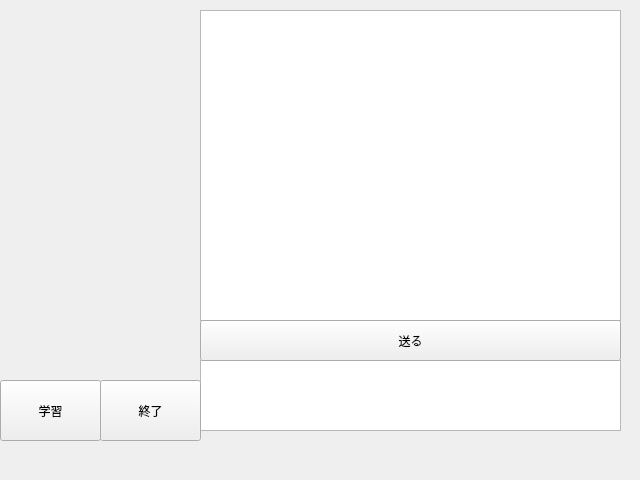
<?xml version="1.0" encoding="UTF-8"?>
<ui version="4.0">
 <class>DockWidget</class>
 <widget class="QDockWidget" name="DockWidget">
  <property name="geometry">
   <rect>
    <x>0</x>
    <y>0</y>
    <width>640</width>
    <height>480</height>
   </rect>
  </property>
  <property name="windowTitle">
   <string>DockWidget</string>
  </property>
  <widget class="QWidget" name="dockWidgetContents">
   <widget class="QTextEdit" name="textEdit">
    <property name="geometry">
     <rect>
      <x>200</x>
      <y>10</y>
      <width>421</width>
      <height>311</height>
     </rect>
    </property>
    <property name="readOnly">
     <bool>true</bool>
    </property>
   </widget>
   <widget class="QTextEdit" name="textEdit_2">
    <property name="geometry">
     <rect>
      <x>200</x>
      <y>360</y>
      <width>421</width>
      <height>71</height>
     </rect>
    </property>
   </widget>
   <widget class="QPushButton" name="pushButton_1">
    <property name="geometry">
     <rect>
      <x>0</x>
      <y>380</y>
      <width>101</width>
      <height>61</height>
     </rect>
    </property>
    <property name="text">
     <string>学習</string>
    </property>
   </widget>
   <widget class="QPushButton" name="pushButton_2">
    <property name="geometry">
     <rect>
      <x>100</x>
      <y>380</y>
      <width>101</width>
      <height>61</height>
     </rect>
    </property>
    <property name="text">
     <string>終了</string>
    </property>
   </widget>
   <widget class="QPushButton" name="pushButton_3">
    <property name="geometry">
     <rect>
      <x>200</x>
      <y>320</y>
      <width>421</width>
      <height>41</height>
     </rect>
    </property>
    <property name="text">
     <string>送る</string>
    </property>
   </widget>
  </widget>
 </widget>
 <resources/>
 <connections/>
</ui>
